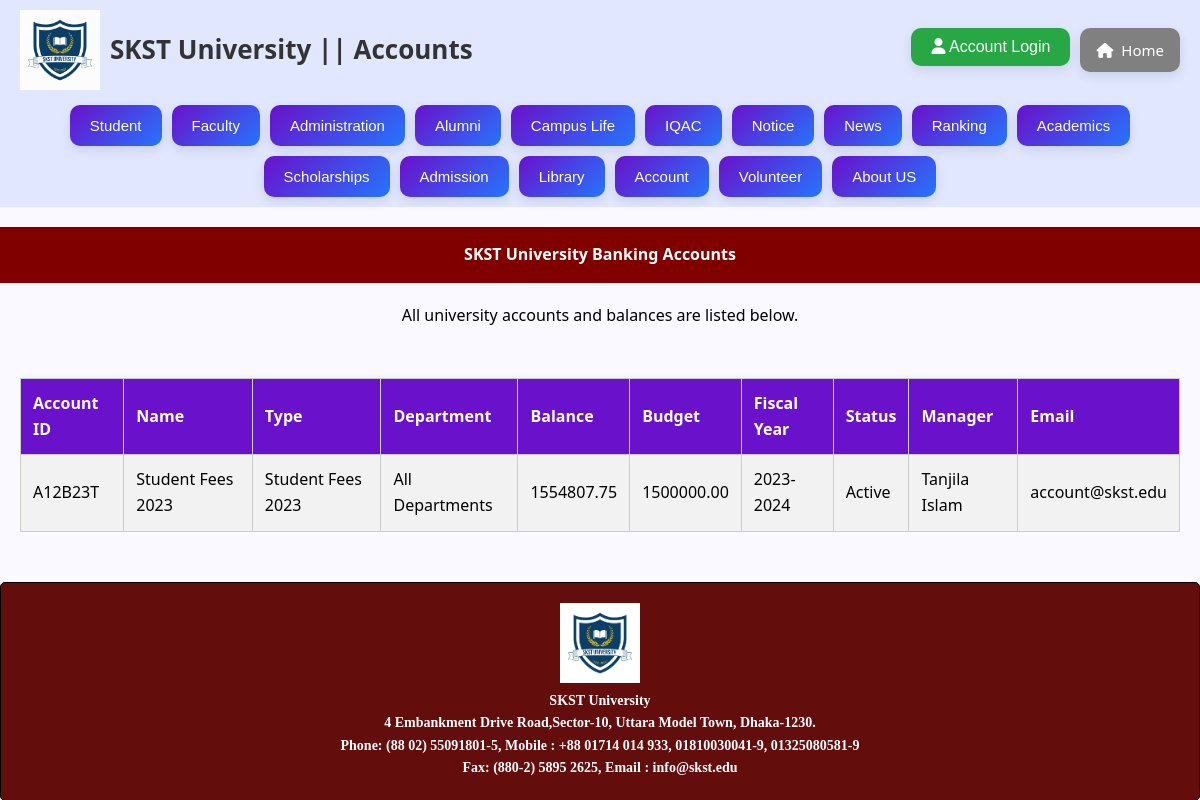
Screenshot of /account/account.php with the database file from the repository.
### tables this page shows
CREATE TABLE `accounts` (
  `account_id` varchar(20) NOT NULL,
  `account_name` varchar(100) NOT NULL,
  `account_type` varchar(50) NOT NULL,
  `department` varchar(50) NOT NULL,
  `current_balance` decimal(15,2) NOT NULL DEFAULT 0.00,
  `budget_allocation` decimal(15,2) NOT NULL,
  `fiscal_year` varchar(9) NOT NULL,
  `account_status` varchar(20) NOT NULL DEFAULT 'Active' CHECK (`account_status` in ('Active','Inactive','Suspended')),
  `created_date` date NOT NULL DEFAULT curdate(),
  `last_transaction` date DEFAULT NULL,
  `account_manager` varchar(100) NOT NULL,
  `contact_email` varchar(100) DEFAULT NULL
);

### account/account.php (the view, shortened to what this page needs)
<?php
$host = "localhost";
$dbname = "skst_university";
$username = "root";
$password = "";
$conn = new mysqli($host, $username, $password, $dbname);
$sql = "SELECT * FROM accounts";
$result = $conn->query($sql);
?>
<!DOCTYPE html>
<html lang="en">
<head>
<link rel="stylesheet" href="../Design/buttom_bar.css">
<link rel="stylesheet" href="https://cdnjs.cloudflare.com/ajax/libs/font-awesome/6.5.0/css/all.min.css">
</head>
<body>
<div class="navbar">
  <div class="navbar-top">
    <div class="logo">
      <img src="../picture/logo.gif" alt="SKST Logo">
      <h1>SKST University || Accounts</h1>
    </div>
    <div style="display:flex; gap:10px; flex-wrap:wrap; justify-content:center;">
      <a href="account.php"><button class="account-login"><i class="fas fa-user"></i> Account Login</button></a>
      <a href="../index.html" class="home-button"><i class="fas fa-home"></i> Home</a>
    </div>
  </div>
  <div class="menu-section">
    <a href="../student/student.html"><button class="btn">Student</button></a>
    <a href="../faculty/faculty.html"><button class="btn">Faculty</button></a>
    <a href="../admin/administration.html"><button class="btn">Administration</button></a>
    <a href="../alumni/alumni.html"><button class="btn">Alumni</button></a>
    <a href="../campus/campus.html"><button class="btn">Campus Life</button></a>
    <a href="../iqac/iqac.html"><button class="btn">IQAC</button></a>
    <a href="../notice/notice.html"><button class="btn">Notice</button></a>
    <a href="../news/news.html"><button class="btn">News</button></a>
    <a href="../ranking/ranking.html"><button class="btn">Ranking</button></a>
    <a href="../academic/academic.html"><button class="btn">Academics</button></a>
    <a href="../scholarship/scholarship.html"><button class="btn">Scholarships</button></a>
    <a href="../admission/admission.html"><button class="btn">Admission</button></a>
    <a href="../library/library1.html"><button class="btn">Library</button></a>
    <a href="account.php"><button class="btn">Account</button></a>
    <a href="../volunteer/volunteer.html"><button class="btn">Volunteer</button></a>
    <a href="../about/about.html"><button class="btn">About US</button></a>
  </div>
</div>
<div class="future-students-title">SKST University Banking Accounts</div>
<p class="future-students-text">All university accounts and balances are listed below.</p>
<div class="content-container">
  <div class="table-container">
    <table>
      <tr>
        <th>Account ID</th>
        <th>Name</th>
        <th>Type</th>
        <th>Department</th>
        <th>Balance</th>
        <th>Budget</th>
        <th>Fiscal Year</th>
        <th>Status</th>
        <th>Manager</th>
        <th>Email</th>
      </tr>
      <?php
      if ($result->num_rows > 0) {
          while($row = $result->fetch_assoc()) {
              echo "<tr>
              <td>{$row['account_id']}</td>
              <td>{$row['account_name']}</td>
              <td>{$row['account_type']}</td>
              <td>{$row['department']}</td>
              <td>{$row['current_balance']}</td>
              <td>{$row['budget_allocation']}</td>
              <td>{$row['fiscal_year']}</td>
              <td>{$row['account_status']}</td>
              <td>{$row['account_manager']}</td>
              <td>{$row['contact_email']}</td>
              </tr>";
          }
      } else {
          echo "<tr><td colspan='10' style='text-align:center;'>No accounts found.</td></tr>";
      }
      ?>
    </table>
  </div>
</div>
<div class="buttom_bar">
  <img src="../picture/SKST.png" alt="Logo" style="height:80px; width:auto;">
  <p>SKST University</p>
  <p>4 Embankment Drive Road,Sector-10, Uttara Model Town, Dhaka-1230.</p>
  <p>Phone: (88 02) 55091801-5, Mobile : +88 01714 014 933, 01810030041-9, 01325080581-9</p>
  <p>Fax: (880-2) 5895 2625, Email : info@skst.edu</p>
</div>
</body>
</html>

### Design/buttom_bar.css (style rules this page uses)
.buttom_bar { background-color: rgb(100, 13, 13); border: solid 1px black; border-radius: 5px; padding: 20px; text-align: center; font-size: 14px; color: white; margin-top: 10px; font-family: 'Times New Roman', Times, serif; font-weight: bold; box-shadow: 0 2px 5px rgba(0, 0, 0, 0.1); justify-content: center; }

### account/account.php (style rules this page uses)
* { box-sizing:border-box; margin:0; padding:0; }
body { font-family: 'Segoe UI', Tahoma, Geneva, Verdana, sans-serif; background:#f9f9ff; line-height:1.6; }
a { text-decoration:none; }
.navbar { background-color:#e0e7ff; padding:10px 20px; }
.navbar-top { display:flex; justify-content:space-between; align-items:center; flex-wrap:wrap; }
.logo { display:flex; align-items:center; gap:10px; }
.logo img { height:80px; }
.logo h1 { font-size:26px; color:#333; }
.menu-section { display:flex; flex-wrap:wrap; justify-content:center; gap:10px; margin-top:15px; }
.btn { background:linear-gradient(135deg,#6a11cb 0%,#2575fc 100%); color:white; border:none; padding:12px 20px; font-size:15px; border-radius:10px; box-shadow:0 4px 12px rgba(0,0,0,0.1); transition:all 0.3s ease; cursor:pointer; }
.account-login { background-color:#28a745; color:white; border:none; padding:10px 20px; font-size:16px; border-radius:10px; box-shadow:0 4px 12px rgba(0,0,0,0.1); transition:0.3s; cursor:pointer; min-width:120px; }
.home-button { background:gray; color:white; border:none; padding:10px 16px; font-size:15px; border-radius:10px; box-shadow:0 4px 12px rgba(0,0,0,0.1); transition:0.3s; cursor:pointer; display:flex; align-items:center; gap:8px; }
.future-students-title { text-align:center; color:white; background:#800000; font-weight:bold; margin:20px 0; padding:15px; }
.future-students-text { text-align:center; max-width:1200px; margin:0 auto 30px auto; color:black; line-height:1.6; font-size:16px; padding:0 20px; }
.content-container { max-width:1200px; margin:0 auto 50px auto; padding:0 20px; }
.table-container { overflow-x:auto; }
table { width:100%; border-collapse:collapse; margin-top:20px; background:#fff; box-shadow:0 2px 8px rgba(0,0,0,0.1); }
table, th, td { border:1px solid #ccc; }
th, td { padding:12px; text-align:left; }
th { background:#6a11cb; color:white; position:sticky; top:0; }
tr:nth-child(even) { background-color:#f2f2f2; }

### rows the page displays
accounts: account_id "A12B23T", account_name "Student Fees 2023", account_type "Student Fees 2023", department "All Departments", current_balance "1554807.75", budget_allocation "1500000.00", fiscal_year "2023-2024", account_status "Active", account_manager "Tanjila Islam", contact_email "account@skst.edu"
